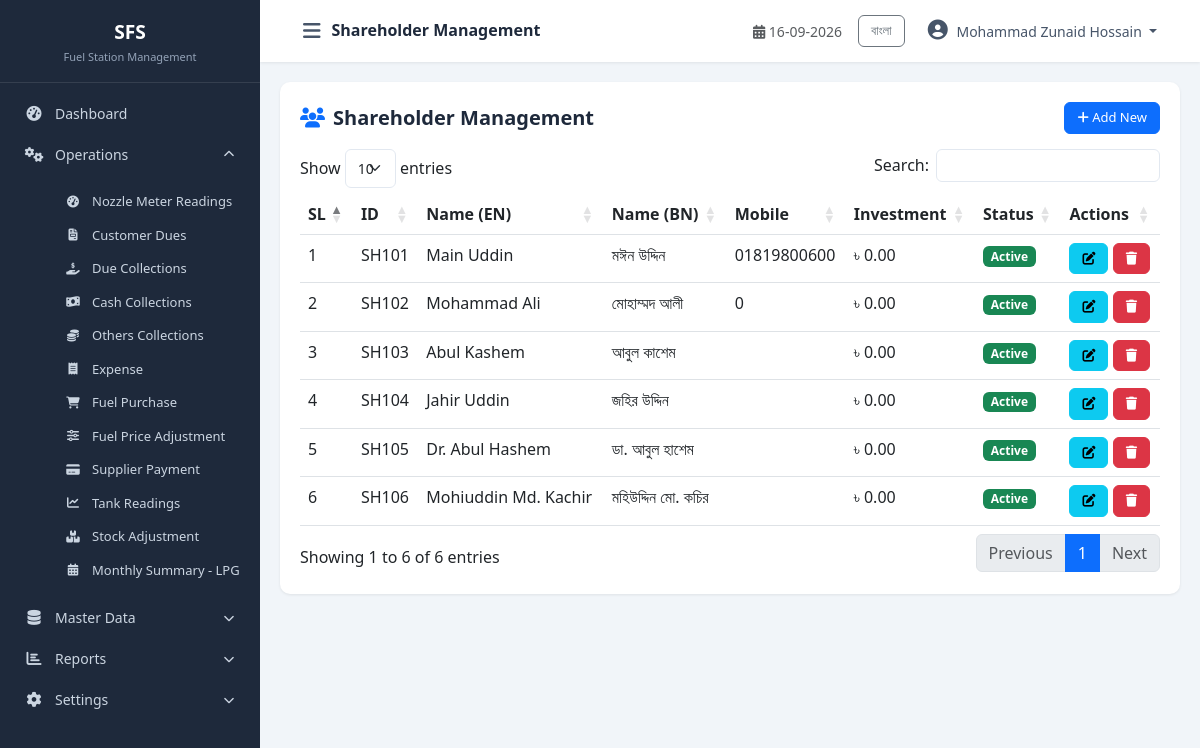
Screenshot of /modules/master_data/shareholder.php (signed in) with the database file from the repository.
### tables this page shows
CREATE TABLE `cfg_companyprofile` (
  `CompanyID` int(11) NOT NULL,
  `CompanyCode` varchar(20) NOT NULL,
  `CompanyName` varchar(200) NOT NULL,
  `CompanyNameBN` varchar(200) DEFAULT NULL,
  `ShortName` varchar(50) DEFAULT NULL,
  `ProprietorName` varchar(150) DEFAULT NULL,
  `ContactPerson` varchar(150) DEFAULT NULL,
  `MobileNo` varchar(20) DEFAULT NULL,
  `PhoneNo` varchar(20) DEFAULT NULL,
  `Email` varchar(100) DEFAULT NULL,
  `Website` varchar(150) DEFAULT NULL,
  `BusinessType` varchar(100) DEFAULT NULL,
  `Address` varchar(500) DEFAULT NULL,
  `City` varchar(100) DEFAULT NULL,
  `District` varchar(100) DEFAULT NULL,
  `PostalCode` varchar(20) DEFAULT NULL,
  `Country` varchar(100) DEFAULT NULL,
  `Logo` varchar(255) DEFAULT NULL,
  `Favicon` varchar(255) DEFAULT NULL,
  `CurrencyCode` varchar(10) DEFAULT 'BDT',
  `CurrencySymbol` varchar(10) DEFAULT '৳',
  `TimeZone` varchar(100) DEFAULT 'Asia/Dhaka',
  `DateFormat` varchar(20) DEFAULT 'dd-MM-yyyy',
  `TimeFormat` varchar(20) DEFAULT '24 Hour',
  `FinancialYearStart` date DEFAULT NULL,
  `FinancialYearEnd` date DEFAULT NULL,
  `DefaultShiftID` int(11) DEFAULT NULL,
  `DefaultLanguage` varchar(20) DEFAULT 'English',
  `AllowNegativeStock` bit(1) DEFAULT b'0',
  `AutoBackup` bit(1) DEFAULT b'1',
  `BackupPath` varchar(500) DEFAULT NULL,
  `CreatedBy` int(11) DEFAULT NULL,
  `CreatedAt` datetime DEFAULT current_timestamp(),
  `UpdatedBy` int(11) DEFAULT NULL,
  `UpdatedAt` datetime DEFAULT NULL,
  `IsActive` bit(1) DEFAULT b'1',
  `IsDeleted` bit(1) DEFAULT b'0'
);

CREATE TABLE `mst_shareholder` (
  `Id` int(11) NOT NULL,
  `ShareHolderID` varchar(50) DEFAULT NULL,
  `NameEN` varchar(150) NOT NULL,
  `NameBN` varchar(150) DEFAULT NULL,
  `Mobile` varchar(30) NOT NULL,
  `Address` varchar(255) DEFAULT NULL,
  `InvestmentAmount` decimal(14,2) NOT NULL DEFAULT 0.00,
  `ImagePath` varchar(255) DEFAULT NULL,
  `Remarks` varchar(255) DEFAULT NULL,
  `CreatedBy` int(11) DEFAULT NULL,
  `CreatedAt` datetime NOT NULL DEFAULT current_timestamp(),
  `UpdatedBy` int(11) DEFAULT NULL,
  `UpdatedAt` datetime NOT NULL DEFAULT current_timestamp() ON UPDATE current_timestamp(),
  `IsActive` tinyint(1) NOT NULL DEFAULT 1,
  `IsDeleted` tinyint(1) NOT NULL DEFAULT 0
);

### includes/Query.php (called while the page is built, shortened)
<?php
class Query
{
    private $pdo;
    private static $instance = null;
    public function __construct($host = DB_HOST, $dbname = DB_NAME, $username = DB_USER, $password = DB_PASS, $charset = 'utf8mb4')
    {
        $port = defined('DB_PORT') ? DB_PORT : '3306';
        $dsn = "mysql:host={$host};port={$port};dbname={$dbname};charset={$charset}";
        $options = [
            PDO::ATTR_ERRMODE            => PDO::ERRMODE_EXCEPTION,
            PDO::ATTR_DEFAULT_FETCH_MODE => PDO::FETCH_OBJ,
            PDO::ATTR_EMULATE_PREPARES   => true,
            PDO::MYSQL_ATTR_INIT_COMMAND => "SET NAMES utf8mb4 COLLATE utf8mb4_unicode_ci",
        ];
        try {
            $this->pdo = new PDO($dsn, $username, $password, $options);
        } catch (PDOException $e) {
            die("Database Connection Failed: " . $e->getMessage() . "<br><small>Tip: Ensure MySQL service is running in XAMPP Control Panel and port/credentials in config/database.php match.</small>");
        }
    }
    public static function getInstance()
    {
        if (self::$instance === null) {
            self::$instance = new self();
        }
        return self::$instance;
    }
    public function index($sql, $params = [])
    {
        try {
            $this->stmt = $this->pdo->prepare($sql);
            $this->stmt->execute($params);
            return $this->stmt->fetchAll(PDO::FETCH_OBJ);
        } catch (PDOException $e) {
            die("Query Error: " . $e->getMessage() . "<br>SQL: " . $sql);
        }
    }
}

### config/database.php (called while the page is built, shortened)
<?php
require_once __DIR__ . '/../includes/Query.php';
$objQuery = Query::getInstance();

### includes/functions.php (called while the page is built, shortened)
<?php
function db()
{
    global $objQuery;
    return $objQuery;
}
function getCompanyInfo($key = null)
{
    $sql = "SELECT * FROM cfg_companyprofile WHERE CompanyID = 1 AND IsActive = 1 AND IsDeleted = 0";
    $data = db()->index($sql);
    if (!empty($data)) {
        $company = $data[0];
        return $company;
    }
    return null;
}
function getUserName()
{
    return $_SESSION['user_name'] ?? null;
}
function currentLang()
{
    return $_SESSION['lang'] ?? 'en';
}
function t($key)
{
    $lang = currentLang();
    return $translations[$lang][$key] ?? $key;
}

### modules/master_data/shareholder.php (the view, shortened to what this page needs)
<?php
$pageTitle = 'Shareholder Management';
require_once __DIR__ . '/../../includes/header.php';
require_once __DIR__ . '/../../includes/sidebar.php';
$data = $objQuery->index("SELECT * FROM mst_shareholder WHERE IsDeleted=0 ORDER BY Id ASC");
?>
<div class="table-container">
    <div class="table-header"><h5><i class="fas fa-users text-primary me-2"></i><?php echo t('Shareholder Management'); ?></h5>
        <button class="btn btn-primary btn-sm" data-bs-toggle="modal" data-bs-target="#addModal"><i class="fas fa-plus"></i> Add New</button></div>
    <table class="table table-hover datatable">
        <thead><tr><th>SL</th><th>ID</th><th>Name (EN)</th><th>Name (BN)</th><th>Mobile</th><th>Investment</th><th>Status</th><th>Actions</th></tr></thead>
        <tbody><?php $sl=1; foreach($data as $row): ?><tr>
            <td><?php echo $sl++; ?></td><td><?php echo htmlspecialchars($row->ShareHolderID ?? 'N/A'); ?></td>
            <td><?php echo htmlspecialchars($row->NameEN); ?></td><td><?php echo htmlspecialchars($row->NameBN ?? 'N/A'); ?></td>
            <td><?php echo htmlspecialchars($row->Mobile); ?></td>
            <td><?php echo $currencySymbol.' '.number_format($row->InvestmentAmount, 2); ?></td>
            <td><span class="badge bg-<?php echo $row->IsActive?'success':'danger'; ?>"><?php echo $row->IsActive?'Active':'Inactive'; ?></span></td>
            <td><button class="btn btn-sm btn-info edit-btn" data-id="<?php echo $row->Id; ?>" data-shid="<?php echo htmlspecialchars($row->ShareHolderID ?? ''); ?>" data-nameen="<?php echo htmlspecialchars($row->NameEN); ?>" data-namebn="<?php echo htmlspecialchars($row->NameBN ?? ''); ?>" data-mobile="<?php echo htmlspecialchars($row->Mobile); ?>" data-address="<?php echo htmlspecialchars($row->Address ?? ''); ?>" data-investment="<?php echo $row->InvestmentAmount; ?>" data-remarks="<?php echo htmlspecialchars($row->Remarks ?? ''); ?>" data-status="<?php echo $row->IsActive; ?>"><i class="fas fa-edit"></i></button>
            <button class="btn btn-sm btn-danger delete-btn" data-id="<?php echo $row->Id; ?>"><i class="fas fa-trash"></i></button></td>
        </tr><?php endforeach; ?></tbody>
    </table>
</div>
<?php require_once __DIR__ . '/../../includes/footer.php'; ?>

### includes/sidebar.php (shortened to what this page needs)
<?php
$currentPage = basename($_SERVER['PHP_SELF']);
$langToggle = currentLang() === 'bn' ? 'en' : 'bn';
$langLabel = currentLang() === 'bn' ? 'English' : 'বাংলা';
?>
<nav id="sidebar" class="sidebar">
    <div class="sidebar-header">
        <h5 class="mb-0"><?php echo $shortName ?? 'FDP'; ?></h5>
        <small class="text-muted"><?php echo t('Fuel Station Management'); ?></small>
    </div>
    <ul class="nav flex-column">
        <li class="nav-item">
            <a class="nav-link <?php echo ($currentPage == 'dashboard.php' || $currentPage == 'index.php') ? 'active' : ''; ?>" href="<?php echo BASE_URL; ?>dashboard.php">
                <i class="fas fa-tachometer-alt"></i> <span><?php echo t('Dashboard'); ?></span>
            </a>
        </li>
        <li class="nav-item">
            <a class="nav-link" data-bs-toggle="collapse" href="#operationsMenu" role="button" aria-expanded="true">
                <i class="fas fa-cogs"></i> <span><?php echo t('Operations'); ?></span>
                <i class="fas fa-chevron-down ms-auto"></i>
            </a>
            <div class="collapse show" id="operationsMenu">
                <ul class="nav flex-column ms-3">
                    <li class="nav-item"><a class="nav-link small" href="<?php echo BASE_URL; ?>modules/operations/nozzle_reading.php"><i class="fas fa-tachometer-alt"></i> <?php echo t('Nozzle Meter Readings'); ?></a></li>
                    <li class="nav-item"><a class="nav-link small" href="<?php echo BASE_URL; ?>modules/operations/customer_due.php"><i class="fas fa-file-invoice"></i> <?php echo t('Customer Dues'); ?></a></li>
                    <li class="nav-item"><a class="nav-link small" href="<?php echo BASE_URL; ?>modules/operations/due_collection.php"><i class="fas fa-hand-holding-usd"></i> <?php echo t('Due Collections'); ?></a></li>
                    <li class="nav-item"><a class="nav-link small" href="<?php echo BASE_URL; ?>modules/operations/cash_collection.php"><i class="fas fa-money-bill-wave"></i> <?php echo t('Cash Collections'); ?></a></li>
                    <li class="nav-item"><a class="nav-link small" href="<?php echo BASE_URL; ?>modules/operations/others_collection.php"><i class="fas fa-coins"></i> <?php echo t('Others Collections'); ?></a></li>
                    <li class="nav-item"><a class="nav-link small" href="<?php echo BASE_URL; ?>modules/operations/expense.php"><i class="fas fa-receipt"></i> <?php echo t('Expense'); ?></a></li>
                    <li class="nav-item"><a class="nav-link small" href="<?php echo BASE_URL; ?>modules/operations/fuel_purchase.php"><i class="fas fa-shopping-cart"></i> <?php echo t('Fuel Purchase'); ?></a></li>
                    <li class="nav-item"><a class="nav-link small" href="<?php echo BASE_URL; ?>modules/operations/fuel_price_adjustment.php"><i class="fas fa-sliders-h"></i> <?php echo t('Fuel Price Adjustment'); ?></a></li>
                    <li class="nav-item"><a class="nav-link small" href="<?php echo BASE_URL; ?>modules/operations/supplier_payment.php"><i class="fas fa-credit-card"></i> <?php echo t('Supplier Payment'); ?></a></li>
                    <li class="nav-item"><a class="nav-link small" href="<?php echo BASE_URL; ?>modules/operations/tank_reading.php"><i class="fas fa-chart-line"></i> <?php echo t('Tank Readings'); ?></a></li>
                    <li class="nav-item"><a class="nav-link small" href="<?php echo BASE_URL; ?>modules/operations/stock_adjustment.php"><i class="fas fa-boxes"></i> <?php echo t('Stock Adjustment'); ?></a></li>
                    <li class="nav-item"><a class="nav-link small" href="<?php echo BASE_URL; ?>modules/operations/monthly_summary.php"><i class="fas fa-calendar-alt"></i> <?php echo t('Monthly Summary - LPG'); ?></a></li>
                </ul>
            </div>
        </li>
        <li class="nav-item">
          <a class="nav-link collapsed" data-bs-toggle="collapse" href="#masterDataMenu" role="button" aria-expanded="false">
                <i class="fas fa-database"></i> <span><?php echo t('Master Data'); ?></span>
                <i class="fas fa-chevron-down ms-auto"></i>
            </a>
        </li>
        <?php $isReportPage = in_array($currentPage, ['daily_statement.php', 'profit_loss.php', 'date_to_date_statement.php', 'monthly_collection_expense_summary.php', 'monthly_expense_item_wise.php', 'stock_summary.php']); ?>
        <li class="nav-item">
            <a class="nav-link <?php echo $isReportPage ? '' : 'collapsed'; ?>" data-bs-toggle="collapse" href="#reportsMenu" role="button" aria-expanded="<?php echo $isReportPage ? 'true' : 'false'; ?>">
                <i class="fas fa-chart-bar"></i> <span><?php echo t('Reports'); ?></span>
                <i class="fas fa-chevron-down ms-auto"></i>
            </a>
        </li>
        <li class="nav-item">
            <a class="nav-link <?php echo in_array($currentPage, ['final_submit_setting.php', 'system_setting.php']) ? '' : 'collapsed'; ?>" data-bs-toggle="collapse" href="#settingsMenu" role="button" aria-expanded="<?php echo in_array($currentPage, ['final_submit_setting.php', 'system_setting.php']) ? 'true' : 'false'; ?>">
                <i class="fas fa-cog"></i> <span><?php echo t('Settings'); ?></span>
                <i class="fas fa-chevron-down ms-auto"></i>
            </a>
        </li>
    </ul>
</nav>
<div id="content-wrapper">
    <nav class="navbar navbar-expand-lg top-navbar">
        <div class="container-fluid">
            <button type="button" id="sidebarCollapse" class="btn btn-link">
                <i class="fas fa-bars"></i>
            </button>
            <span class="navbar-brand mb-0 h1"><?php echo t($pageTitle ?? 'Dashboard'); ?></span>
            <div class="ms-auto d-flex align-items-center">
                <span class="me-3 text-muted small">
                    <i class="fas fa-calendar-alt"></i> <?php echo date('d-m-Y'); ?>
                </span>
                <div class="dropdown">
                    <a class="btn btn-sm btn-outline-secondary me-2" href="?lang=<?php echo $langToggle; ?>"><?php echo $langLabel; ?></a>
                    <button class="btn btn-link dropdown-toggle" type="button" data-bs-toggle="dropdown">
                        <i class="fas fa-user-circle"></i> <?php echo getUserName() ?? 'User'; ?>
                    </button>
                </div>
            </div>
        </div>
    </nav>
    <div id="main-content" class="container-fluid">

### assets/css/style.css (style rules this page uses)
:root { --sidebar-width: 260px; --sidebar-bg: #1e293b; --sidebar-hover: #334155; --sidebar-active: #0d6efd; --header-bg: #ffffff; --primary-dark: #0b5ed7; --success-dark: #157347; --border-color: #e2e8f0; --card-shadow: 0 1px 3px rgba(0,0,0,0.08); }
* { margin: 0; padding: 0; box-sizing: border-box; }
body { font-family: 'Segoe UI', Tahoma, Geneva, Verdana, sans-serif; background: #f1f5f9; overflow-x: hidden; }
.sidebar { width: var(--sidebar-width); min-width: var(--sidebar-width); background: var(--sidebar-bg); color: #cbd5e1; transition: all 0.3s; position: fixed; top: 0; left: 0; height: 100vh; z-index: 1000; overflow-y: auto; }
.sidebar .sidebar-header { padding: 20px 20px 15px; border-bottom: 1px solid rgba(255,255,255,0.1); text-align: center; }
.sidebar .sidebar-header h5 { color: #fff; font-weight: 700; font-size: 1.2rem; }
.sidebar .sidebar-header small { color: #94a3b8 !important; font-size: 11px; }
.sidebar .nav { padding: 10px 0; }
.sidebar .nav-link { color: #cbd5e1; padding: 10px 20px; font-size: 14px; border-left: 3px solid transparent; transition: all 0.2s; display: flex; align-items: center; }
.sidebar .nav-link i { width: 22px; font-size: 15px; margin-right: 10px; text-align: center; }
.sidebar .nav-link .fa-chevron-down { font-size: 11px; margin-right: 0; transition: transform 0.3s; }
.sidebar .nav-link[aria-expanded="true"] .fa-chevron-down { transform: rotate(180deg); }
.sidebar .collapse .nav-link { padding: 7px 20px 7px 45px; font-size: 13px; }
.sidebar .collapse .nav-link i { font-size: 12px; width: 18px; }
#content-wrapper { width: calc(100% - var(--sidebar-width)); margin-left: var(--sidebar-width); transition: all 0.3s; min-height: 100vh; }
.top-navbar { background: var(--header-bg); box-shadow: 0 1px 3px rgba(0,0,0,0.08); padding: 10px 20px; position: sticky; top: 0; z-index: 999; }
.top-navbar .btn-link { color: #475569; text-decoration: none; font-size: 20px; padding: 5px 10px; }
.top-navbar .navbar-brand { font-size: 16px; font-weight: 600; color: #1e293b; }
.top-navbar .dropdown-toggle { color: #475569; text-decoration: none; font-size: 14px; }
.top-navbar .fa-user-circle { font-size: 20px; margin-right: 5px; }
#main-content { padding: 20px; min-height: calc(100vh - 60px); }
.btn { border-radius: 6px; font-size: 14px; padding: 8px 16px; }
.btn-sm { padding: 5px 12px; font-size: 13px; }
.table-container { background: #fff; border-radius: 10px; padding: 20px; box-shadow: var(--card-shadow); }
.table-container .table-header { display: flex; justify-content: space-between; align-items: center; margin-bottom: 15px; }
.table-container .table-header h5 { font-weight: 600; color: #1e293b; margin: 0; }

### rows the page displays
cfg_companyprofile: ShortName "SFS", CurrencySymbol "৳"
mst_shareholder: ShareHolderID "SH101", NameEN "Main Uddin", NameBN "মঈন উদ্দিন", Mobile "01819800600", InvestmentAmount "0.00", IsActive "Active"
mst_shareholder: ShareHolderID "SH102", NameEN "Mohammad Ali", NameBN "মোহাম্মদ আলী", Mobile "0", InvestmentAmount "0.00", IsActive "Active"
mst_shareholder: ShareHolderID "SH103", NameEN "Abul Kashem", NameBN "আবুল কাশেম", InvestmentAmount "0.00", IsActive "Active"
mst_shareholder: ShareHolderID "SH104", NameEN "Jahir Uddin", NameBN "জহির উদ্দিন", InvestmentAmount "0.00", IsActive "Active"
mst_shareholder: ShareHolderID "SH105", NameEN "Dr. Abul Hashem", NameBN "ডা. আবুল হাশেম", InvestmentAmount "0.00", IsActive "Active"
mst_shareholder: ShareHolderID "SH106", NameEN "Mohiuddin Md. Kachir", NameBN "মহিউদ্দিন মো. কচির", InvestmentAmount "0.00", IsActive "Active"

### other values shown
t('Fuel Station Management') "Fuel Station Management"
t('Dashboard') "Dashboard"
t('Operations') "Operations"
t('Nozzle Meter Readings') "Nozzle Meter Readings"
t('Customer Dues') "Customer Dues"
t('Due Collections') "Due Collections"
t('Cash Collections') "Cash Collections"
t('Others Collections') "Others Collections"
t('Expense') "Expense"
t('Fuel Purchase') "Fuel Purchase"
t('Fuel Price Adjustment') "Fuel Price Adjustment"
t('Supplier Payment') "Supplier Payment"
t('Tank Readings') "Tank Readings"
t('Stock Adjustment') "Stock Adjustment"
t('Monthly Summary - LPG') "Monthly Summary - LPG"
